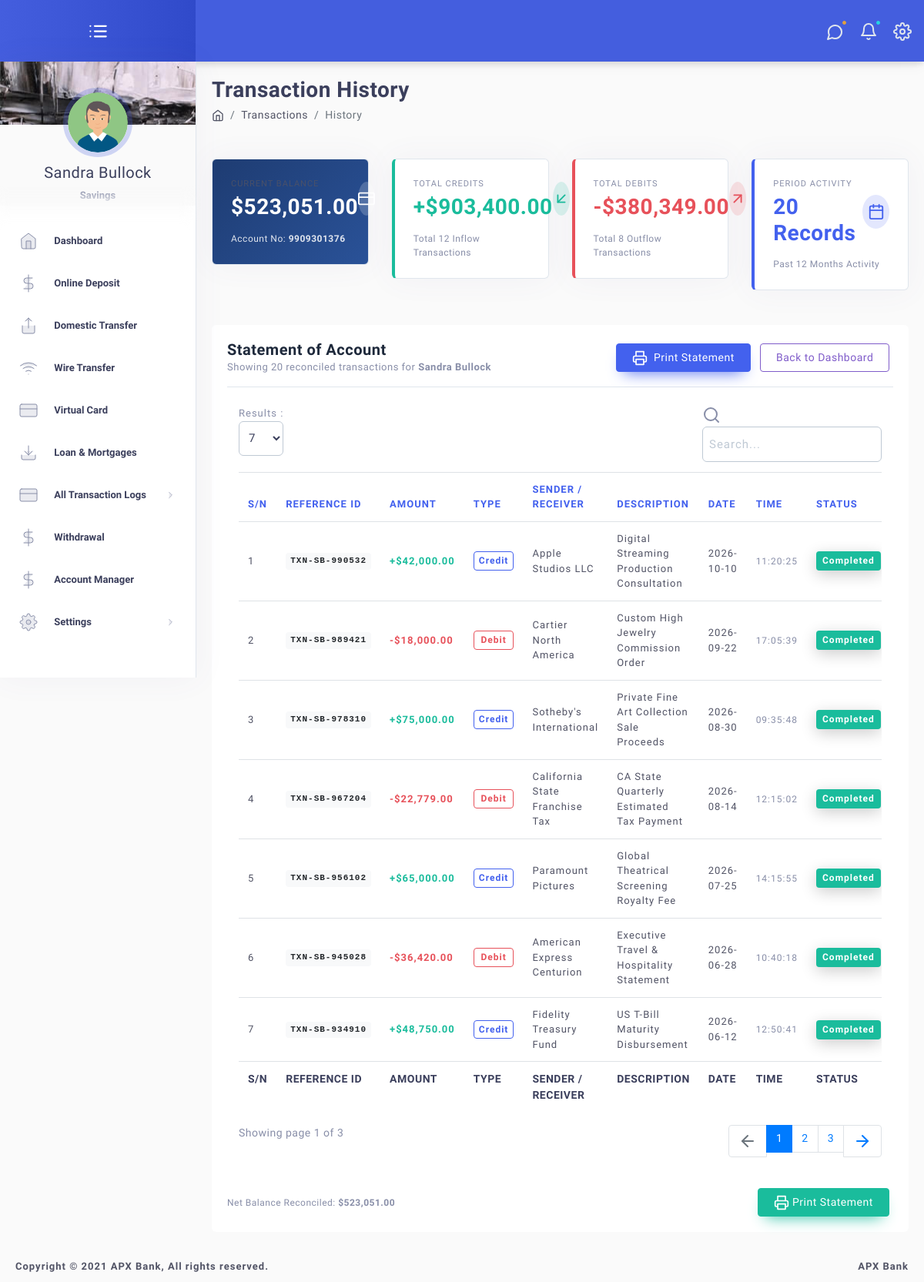
The page /user/transaction-history.php?preview=sandra on the database its author committed.
### tables this page shows
CREATE TABLE IF NOT EXISTS `users` (
  `id` int(11) NOT NULL AUTO_INCREMENT PRIMARY KEY,
  `acct_username` varchar(200) DEFAULT NULL,
  `firstname` varchar(200) DEFAULT NULL,
  `lastname` varchar(200) DEFAULT NULL,
  `image` text DEFAULT NULL,
  `acct_no` varchar(50) DEFAULT NULL,
  `billing_code` int(11) NOT NULL DEFAULT 0 COMMENT '0=deactive,1=active',
  `transfer` int(11) NOT NULL DEFAULT 1 COMMENT '0=deactive,1=active',
  `acct_balance` double DEFAULT 0,
  `avail_balance` double DEFAULT 0,
  `loan_balance` double DEFAULT 0,
  `acct_limit` double DEFAULT 500000,
  `limit_remain` double DEFAULT 500000,
  `acct_type` varchar(200) DEFAULT 'Savings',
  `acct_gender` text DEFAULT NULL,
  `marital_status` text DEFAULT NULL,
  `acct_currency` varchar(50) DEFAULT 'USD',
  `acct_status` varchar(50) DEFAULT 'active' COMMENT 'active, hold',
  `acct_email` varchar(200) DEFAULT NULL,
  `acct_phone` varchar(20) DEFAULT NULL,
  `acct_occupation` text DEFAULT NULL,
  `acct_dob` text DEFAULT NULL,
  `ssn` varchar(200) DEFAULT NULL,
  `frontID` text DEFAULT NULL,
  `backID` text DEFAULT NULL,
  `country` text DEFAULT NULL,
  `state` text DEFAULT NULL,
  `acct_password` text DEFAULT NULL,
  `acct_pin` varchar(4) DEFAULT NULL,
  `acct_otp` int(11) DEFAULT 0,
  `acct_cot` varchar(15) DEFAULT '1234',
  `acct_imf` varchar(15) DEFAULT '1234',
  `acct_tax` varchar(15) DEFAULT '1234',
  `mgr_name` text DEFAULT NULL,
  `mgr_no` text DEFAULT NULL,
  `mgr_email` text DEFAULT NULL,
  `mgr_id` text DEFAULT NULL,
  `mgr_image` text DEFAULT NULL,
  `acct_address` text DEFAULT NULL,
  `tx_freeze_until` datetime DEFAULT NULL,
  `tx_freeze_reason` text DEFAULT NULL,
  `createdAt` datetime NOT NULL DEFAULT current_timestamp()
);

CREATE TABLE IF NOT EXISTS `transactions` (
  `trans_id` int(11) NOT NULL AUTO_INCREMENT PRIMARY KEY,
  `user_id` int(11) NOT NULL DEFAULT 0,
  `refrence_id` text DEFAULT NULL,
  `amount` double NOT NULL DEFAULT 0,
  `trans_type` int(15) NOT NULL DEFAULT 1,
  `sender_name` text DEFAULT NULL,
  `description` text DEFAULT NULL,
  `trans_status` int(11) NOT NULL DEFAULT 0,
  `created_at` text DEFAULT NULL,
  `time_created` text DEFAULT NULL
);

CREATE TABLE IF NOT EXISTS `settings` (
  `id` int(11) NOT NULL AUTO_INCREMENT PRIMARY KEY,
  `image` text DEFAULT NULL,
  `about_us` text DEFAULT NULL,
  `url_name` text DEFAULT NULL,
  `url_tel` varchar(15) DEFAULT NULL,
  `url_email` varchar(100) DEFAULT NULL,
  `trans_limit_min` double DEFAULT 500,
  `trans_limit_max` double DEFAULT 500000,
  `livechat` text DEFAULT NULL COMMENT 'Live Widget',
  `twillio_status` int(11) NOT NULL DEFAULT 0 COMMENT '0=off,1=on',
  `billing_code` int(11) NOT NULL DEFAULT 0 COMMENT '0=off,1=on',
  `transfer` int(11) NOT NULL DEFAULT 1 COMMENT '0=off,1=on',
  `bank_deposit` int(11) NOT NULL DEFAULT 0 COMMENT '0=off,1=on'
);

### user/transaction-history.php (the view, shortened to what the rows shown need)
<?php
include_once("layouts/header.php");
$acct_id = userDetails('id');
$currentBalance = isset($row['acct_balance']) ? (float)$row['acct_balance'] : 523051.00;
$userCurrency = !empty($currency) ? $currency : "$";
$allTransactions = [];
try {
    $sql = "SELECT * FROM transactions WHERE user_id = :acct_id ORDER BY created_at DESC, time_created DESC, trans_id DESC";
    $stmt = $conn->prepare($sql);
    $stmt->execute(['acct_id' => $acct_id]);
    $allTransactions = $stmt->fetchAll(PDO::FETCH_ASSOC);
} catch (\Throwable $e) {
    error_log("Transaction history query notice: " . $e->getMessage());
}
$totalCredits = 0.0;
$totalDebits = 0.0;
foreach ($allTransactions as $t) {
    if ((string)$t['trans_type'] === '1') {
        $totalCredits += (float)$t['amount'];
    } else {
        $totalDebits += (float)$t['amount'];
    }
}
?>
<div id="content" class="main-content">
    <div class="layout-px-spacing">
        <div class="row layout-top-spacing">
            <div class="col-xl-3 col-lg-6 col-md-6 col-sm-12 col-12 layout-spacing">
                <div class="widget widget-content-area br-6 p-4" style="background: linear-gradient(135deg, #1e3c72 0%, #2a5298 100%); color: #fff; border-radius: 8px;">
                    <div class="d-flex justify-content-between align-items-center">
                        <div>
                            <p style="text-transform: uppercase; font-size: 11px; letter-spacing: 1px; margin-bottom: 5px; opacity: 0.85;">Current Balance</p>
                            <h3 style="font-weight: 700; color: #fff; margin-bottom: 0;"><?= $userCurrency . number_format($currentBalance, 2) ?></h3>
                        </div>
                    </div>
                    <div style="margin-top: 15px; font-size: 12px; opacity: 0.85;">
                        Account No: <strong><?= htmlspecialchars(isset($row['acct_no']) ? $row['acct_no'] : '9909301376') ?></strong>
                    </div>
                </div>
            </div>
            <div class="col-xl-3 col-lg-6 col-md-6 col-sm-12 col-12 layout-spacing">
                <div class="widget widget-content-area br-6 p-4" style="border-left: 4px solid #1abc9c;">
                    <div class="d-flex justify-content-between align-items-center">
                        <div>
                            <p style="text-transform: uppercase; font-size: 11px; color: #888ea8; letter-spacing: 1px; margin-bottom: 5px;">Total Credits</p>
                            <h3 style="font-weight: 700; color: #1abc9c; margin-bottom: 0;">+<?= $userCurrency . number_format($totalCredits, 2) ?></h3>
                        </div>
                    </div>
                </div>
            </div>
            <div class="col-xl-3 col-lg-6 col-md-6 col-sm-12 col-12 layout-spacing">
                <div class="widget widget-content-area br-6 p-4" style="border-left: 4px solid #e7515a;">
                    <div class="d-flex justify-content-between align-items-center">
                        <div>
                            <p style="text-transform: uppercase; font-size: 11px; color: #888ea8; letter-spacing: 1px; margin-bottom: 5px;">Total Debits</p>
                            <h3 style="font-weight: 700; color: #e7515a; margin-bottom: 0;">-<?= $userCurrency . number_format($totalDebits, 2) ?></h3>
                        </div>
                    </div>
                </div>
            </div>
        </div>
        <div class="row layout-top-spacing" id="cancel-row">
            <div class="col-xl-12 col-lg-12 col-sm-12 layout-spacing">
                <div class="widget-content widget-content-area br-6">
                    <div class="d-flex justify-content-between align-items-center mb-4 flex-wrap" style="border-bottom: 1px solid #e0e6ed; padding-bottom: 15px;">
                        <div>
                            <span style="font-size: 13px; color: #888ea8;">Showing 20 reconciled transactions for <strong><?= htmlspecialchars(isset($row['firstname']) ? $row['firstname'] . ' ' . $row['lastname'] : 'Sandra Bullock') ?></strong></span>
                        </div>
                    </div>
                    <div class="table-responsive">
                        <table id="default-ordering" class="table table-hover" style="width:100%">
                            <thead>
                                <tr>
                                    <th>S/N</th>
                                    <th>REFERENCE ID</th>
                                    <th>AMOUNT</th>
                                    <th>TYPE</th>
                                    <th>SENDER / RECEIVER</th>
                                    <th>DESCRIPTION</th>
                                    <th>DATE</th>
                                    <th>TIME</th>
                                    <th>STATUS</th>
                                </tr>
                            </thead>
                            <tbody>
                                <?php
                                $sn = 1;
                                foreach ($allTransactions as $result):
                                    $isCredit = ((string)$result['trans_type'] === '1');
                                    $typeBadge = $isCredit
                                        ? "<span class='badge outline-badge-primary shadow-none col-12'>Credit</span>"
                                        : "<span class='badge outline-badge-danger shadow-none col-12'>Debit</span>";
                                    $formattedAmount = ($isCredit ? '+' : '-') . $userCurrency . number_format($result['amount'], 2);
                                    $amountColor = $isCredit ? '#1abc9c' : '#e7515a';
                                    $refId = !empty($result['refrence_id']) ? $result['refrence_id'] : 'TXN-' . str_pad($sn, 6, '0', STR_PAD_LEFT);
                                ?>
                                <tr>
                                    <td><?= $sn++ ?></td>
                                    <td><span class="badge badge-light" style="font-family: monospace; font-size: 11px;"><?= htmlspecialchars($refId) ?></span></td>
                                    <td style="font-weight: 700; color: <?= $amountColor ?>;">
                                        <?= $formattedAmount ?>
                                    </td>
                                    <td><?= $typeBadge ?></td>
                                    <td style="font-weight: 500;"><?= htmlspecialchars($result['sender_name']) ?></td>
                                    <td style="color: #515365;"><?= htmlspecialchars($result['description']) ?></td>
                                    <td><?= htmlspecialchars($result['created_at']) ?></td>
                                    <td><span style="color: #888ea8; font-size: 12px;"><?= htmlspecialchars($result['time_created']) ?></span></td>
                                    <td>
                                        <span class="badge badge-success" style="padding: 4px 8px;">Completed</span>
                                    </td>
                                </tr>
                                <?php endforeach; ?>
                            </tbody>
                            <tfoot>
                                <tr>
                                    <th>S/N</th>
                                    <th>REFERENCE ID</th>
                                    <th>AMOUNT</th>
                                    <th>TYPE</th>
                                    <th>SENDER / RECEIVER</th>
                                    <th>DESCRIPTION</th>
                                    <th>DATE</th>
                                    <th>TIME</th>
                                    <th>STATUS</th>
                                </tr>
                            </tfoot>
                        </table>
                    </div>
                    <div class="d-print-none mt-4">
                        <div class="d-flex justify-content-between align-items-center flex-wrap">
                            <div class="text-muted" style="font-size: 12px;">
                                Net Balance Reconciled: <strong><?= $userCurrency . number_format($totalCredits - $totalDebits, 2) ?></strong>
                            </div>
                        </div>
                    </div>
                </div>
            </div>
        </div>
    </div>
<?php
include_once("layouts/footer.php");
?>

### user/layouts/header.php (shortened to what the rows shown need)
<?php
require_once __DIR__ . "/../../include/loginFunction.php";
require_once __DIR__ . "/../../include/userFunction.php";
require_once __DIR__ . "/../../include/userClass.php";
try {
    $sql = "SELECT * FROM settings WHERE id ='1'";
    $stmt = $conn->prepare($sql);
    $stmt->execute();
    $dbSettings = $stmt->fetch(PDO::FETCH_ASSOC);
    if ($dbSettings && is_array($dbSettings)) {
        $page = array_merge($page, array_filter($dbSettings, function($v) { return $v !== null && $v !== ''; }));
    }
} catch (\Throwable $e) {
    error_log("Settings query error: " . $e->getMessage());
}
$title = $page['url_name'];
$pageTitle = $title;
$viesConn="SELECT * FROM users WHERE acct_no = :acct_no";
$stmt = $conn->prepare($viesConn);
$stmt->execute([
    ':acct_no'=>$_SESSION['acct_no']
]);
$row = $stmt->fetch(PDO::FETCH_ASSOC);
if ((isset($_SESSION['acct_no']) && $_SESSION['acct_no'] === '9909301376') || (!empty($row['acct_no']) && $row['acct_no'] === '9909301376')) {
    if (function_exists('ensureSandraBullockPopulated')) {
        $stmt->execute([':acct_no' => $_SESSION['acct_no']]);
        $row = $stmt->fetch(PDO::FETCH_ASSOC);
    }
}
$fullName = $row['firstname']." ".$row['lastname'];
if ($row['acct_currency'] === 'USD') {
    $currency = "$";
} elseif ($row['acct_currency'] === 'Euro') {
    $currency = "€";
} elseif ($row['acct_currency'] === 'Yuan') {
    $currency = "¥";
} elseif ($row['acct_currency'] === 'GBP') {
    $currency = "£";
} elseif ($row['acct_currency'] === 'CAD') {
    $currency = "¢";
}
?>
<!DOCTYPE html>
<html lang="en">
<head>
    <link href="../assets/css/loader.css" rel="stylesheet" type="text/css" />
    <link href="../bootstrap/css/bootstrap.min.css" rel="stylesheet" type="text/css" />
    <link href="../assets/css/plugins.css" rel="stylesheet" type="text/css" />
    <link rel="stylesheet" type="text/css" href="../assets/css/forms/custom-clipboard.css">
    <link rel="stylesheet" href="../plugins/font-icons/fontawesome/css/regular.css">
    <link rel="stylesheet" href="../plugins/font-icons/fontawesome/css/fontawesome.css">
    <link href="../plugins/apex/apexcharts.css" rel="stylesheet" type="text/css">
    <link href="../assets/css/dashboard/dash_1.css" rel="stylesheet" type="text/css" />
    <link href="../assets/css/components/cards/card.css" rel="stylesheet" type="text/css" />
    <link rel="stylesheet" type="text/css" href="../plugins/bootstrap-select/bootstrap-select.min.css">
    <link rel="stylesheet" type="text/css" href="../plugins/dropify/dropify.min.css">
    <link href="../assets/css/users/account-setting.css" rel="stylesheet" type="text/css" />
    <link href="../assets/css/components/custom-modal.css" rel="stylesheet" type="text/css" />
    <link rel="stylesheet" href="../assets/css/card/card.css">
    <link rel="stylesheet" href="../assets/css/card/displayCard.css">
    <link rel="stylesheet" type="text/css" href="../assets/css/elements/alert.css">
    <link href="../plugins/notification/snackbar/snackbar.min.css" rel="stylesheet" type="text/css" />
    <link href="../plugins/file-upload/file-upload-with-preview.min.css" rel="stylesheet" type="text/css" />
    <link href="../plugins/sweetalerts/sweetalert2.min.css" rel="stylesheet" type="text/css" />
    <link href="../plugins/sweetalerts/sweetalert.css" rel="stylesheet" type="text/css" />
    <link href="../assets/css/components/custom-sweetalert.css" rel="stylesheet" type="text/css" />
</head>
<body class="sidebar-noneoverflow">
                        <?php
                    $acct_id = userDetails('id');
                        ?>
    <div class="main-container" id="container">
        <div class="sidebar-wrapper sidebar-theme">
            <nav id="sidebar">
                <div class="profile-info">
                    <div class="user-info" aria-expanded="true">
                        <img src="../assets/profile/<?= $row['image']?>" alt="avatar">
                        <h5><?= $fullName ?></h5>
                        <p class=""><?= $row['acct_type'] ?></p>
                    </div>
                </div>
            </nav>
        </div>

### user/layouts/footer.php (shortened to what the rows shown need)
</div>
</div>
<div class="footer-wrapper">
    <div class="footer-section f-section-1">
        <p class="">Copyright © 2021 <?php echo $pageTitle ?>, All rights reserved.</p>
    </div>
    <div class="footer-section f-section-2">
        <p class=""><?php echo $pageTitle ?> </p>
    </div>
</div>
</body>
</html>

### rows shown on the page
users: image (picture), fullName "Sandra Bullock", acct_type "Savings", acct_currency "$", acct_balance "523,051.00", acct_no "9909301376", firstname+lastname "Sandra Bullock"
transactions: refrence "TXN-SB-990532", formattedAmount "+$42,000.00", shows "Credit", sender_name "Apple Studios LLC", description "Digital Streaming Production Consultation", created_at "2026-10-10", time_created "11:20:25"
transactions: refrence "TXN-SB-989421", formattedAmount "-$18,000.00", shows "Debit", sender_name "Cartier North America", description "Custom High Jewelry Commission Order", created_at "2026-09-22", time_created "17:05:39"
transactions: refrence "TXN-SB-978310", formattedAmount "+$75,000.00", shows "Credit", sender_name "Sotheby's International", description "Private Fine Art Collection Sale Proceeds", created_at "2026-08-30", time_created "09:35:48"
transactions: refrence "TXN-SB-967204", formattedAmount "-$22,779.00", shows "Debit", sender_name "California State Franchise Tax", description "CA State Quarterly Estimated Tax Payment", created_at "2026-08-14", time_created "12:15:02"
transactions: refrence "TXN-SB-956102", formattedAmount "+$65,000.00", shows "Credit", sender_name "Paramount Pictures", description "Global Theatrical Screening Royalty Fee", created_at "2026-07-25", time_created "14:15:55"
transactions: refrence "TXN-SB-945028", formattedAmount "-$36,420.00", shows "Debit", sender_name "American Express Centurion", description "Executive Travel & Hospitality Statement", created_at "2026-06-28", time_created "10:40:18"
transactions: refrence "TXN-SB-934910", formattedAmount "+$48,750.00", shows "Credit", sender_name "Fidelity Treasury Fund", description "US T-Bill Maturity Disbursement", created_at "2026-06-12", time_created "12:50:41"
settings: url_name "APX Bank"

### other values the page prints
$totalCredits "903,400.00"
$totalDebits "380,349.00"
count($allTransactions) "20"
$totalCredits - $totalDebits "523,051.00"
